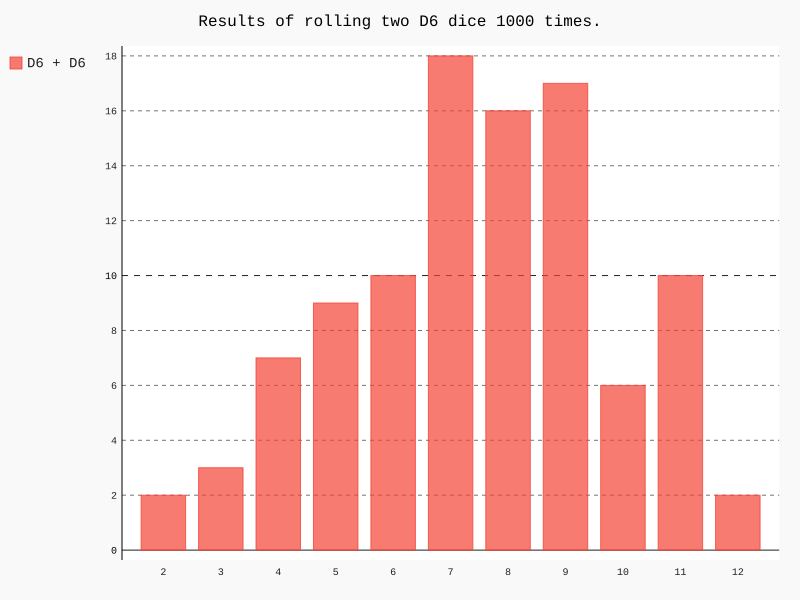

The script that drew this image:
import pygal # package needs update to avoid incompatible with python 3.10
from die import Die

# Create two D6 die
die_1 = Die()
die_2 = Die()

# Make some rolls, and store results in a list.
results = []
for roll_num in range(100):
    result = die_1.roll() + die_2.roll()
    results.append(result)

# Analyze the results.
frequencies = []
max_result = die_1.num_sides + die_2.num_sides
for value in range(2, max_result+1):
    frequency = results.count(value)
    frequencies.append(frequency)

# Visualize the results.
hist = pygal.Bar()

hist.title = "Results of rolling two D6 dice 1000 times."
hist.x_labels = ['2', '3', '4', '5', '6', '7', '8', '9', '10', '11', '12']
hist._x_title = "Result"
hist._y_title = "Frequency of Result"

hist.add('D6 + D6', frequencies)
hist.render_to_file('die_visual.svg')
